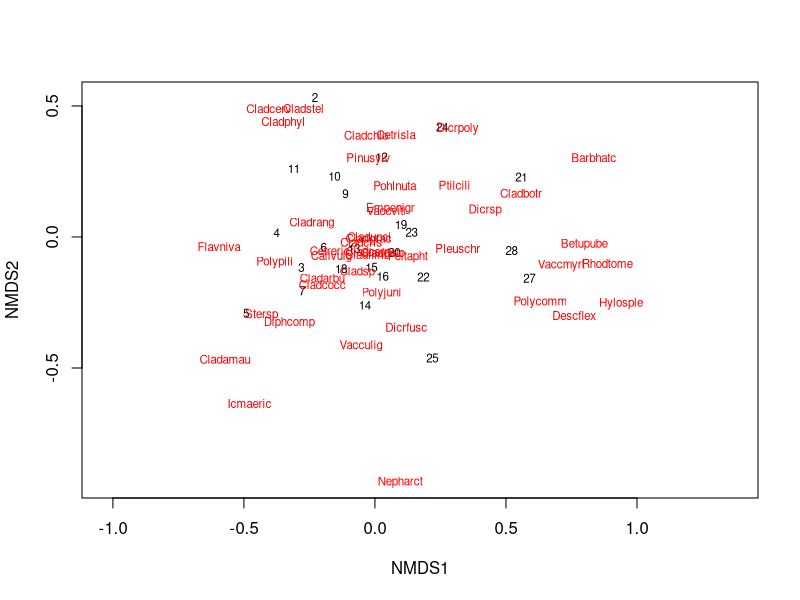
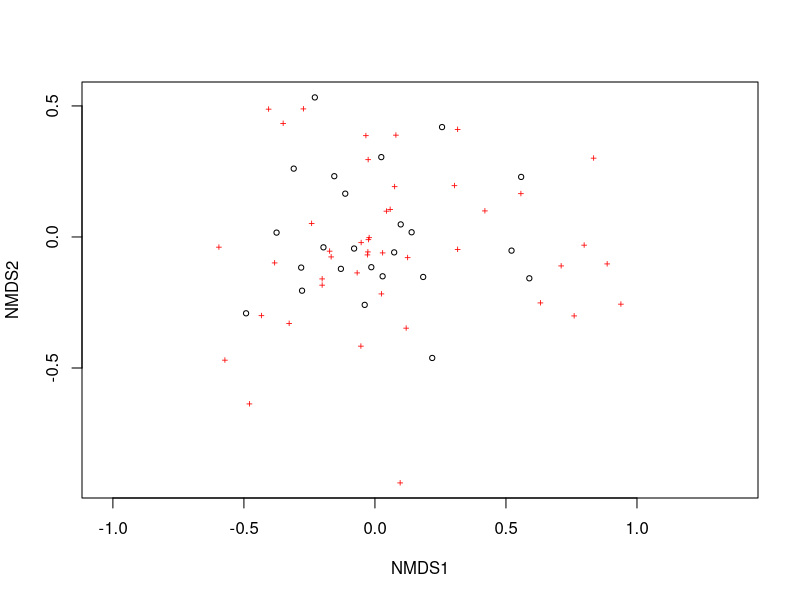
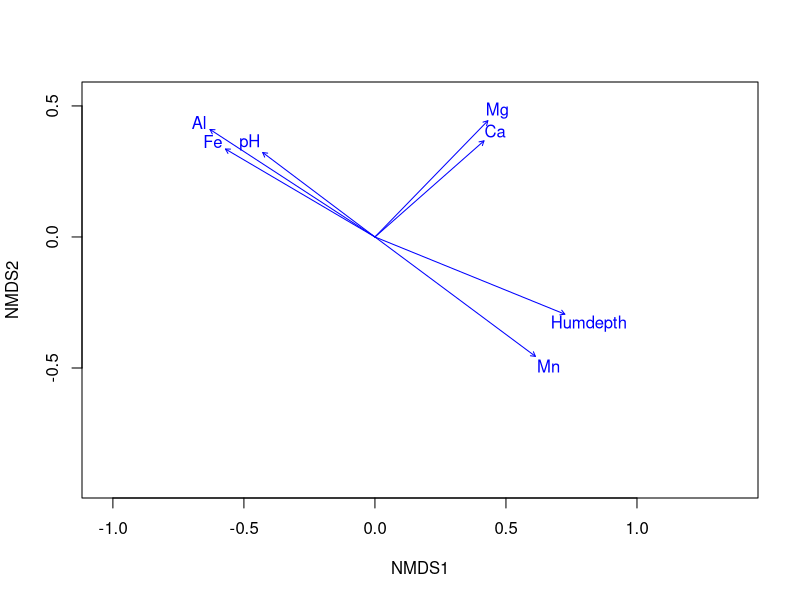

Generate these figures, in order, with R:
# Building an NMDS with inbuilt data within vegan package

library(vegan) # Version 2.6.4

data("varespec") # Datasets of cover by lichen specis
data("varechem") # Corresponding environmental parameters

ord <- metaMDS(varespec, distance = "bray", k = 2) # Ordination of the spps

plot(ord, type = "t") # Showing the plot 
plot(ord, type = "p")
plot(ord, type = "n")

ef <- envfit(ord, varechem)
plot(ef, p.max = 0.05)
